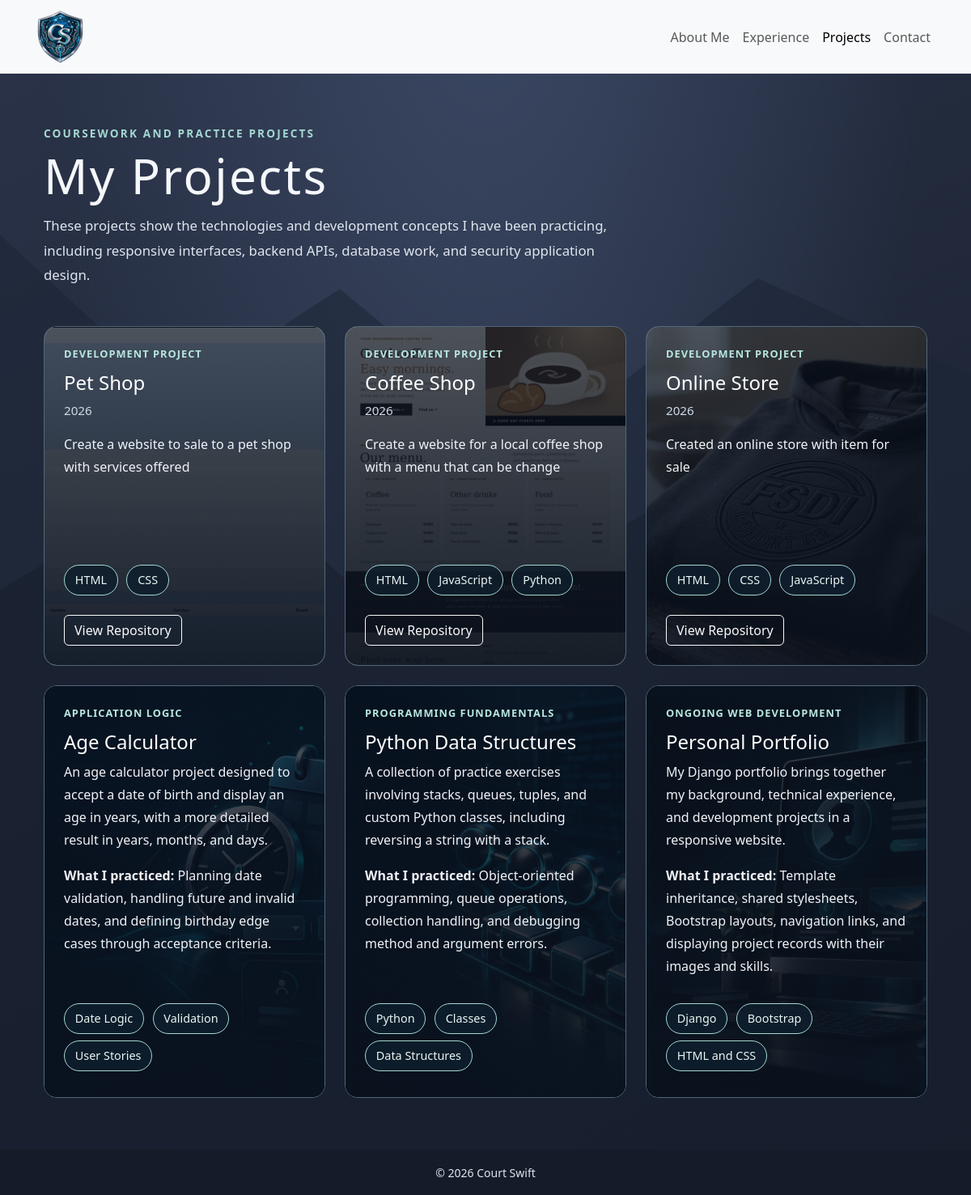
/projects/, run on the app's committed database.
### projects/models.py (models this page shows, shortened)
class Project(models.Model):
  name = models.CharField(max_length=50)
  description = models.TextField()
  year = models.IntegerField()
  image = models.ImageField(upload_to='projectsimg/')
  repository = models.URLField
  skills = models.ManyToManyField('Skill')

class Skill(models.Model):
  name = models.CharField(max_length= 50)

### projects/views.py (the view)
# urls.py: path('projects/', views.projects_view, name="projects"),
def projects_view(request):
  projects_list = models.Project.objects.all().order_by('-year') #All files
  context = {"projects": projects_list}
  return render(request, 'projects/projects.html', context)

### templates/projects/projects.html (shortened to what this page needs)
{% extends "base.html" %}
{% load static %}
{% block content %}
<section aria-labelledby="projects-title">
    <div class="container px-4">
    <header class="mb-5">
        <p class="about-eyebrow mb-2">
        Coursework and Practice Projects
        </p>
        <h1 id="projects-title" class="about-name">
        My Projects
        </h1>
        <p class="about-text">
        These projects show the technologies and development
        concepts I have been practicing, including responsive
        interfaces, backend APIs, database work, and security
        application design.
        </p>
    </header>
    <div class="row row-cols-1 row-cols-md-2 row-cols-xl-3 g-4">
        {% for project in projects %}
    <div class="col">
        <article class="card project-card h-100">
{% if project.name == "Pet Shop" %}
    <img
        src="{% static 'img/Pet_Salon.png' %}"
        class="project-background"
        alt=""
        loading="lazy">
{% elif project.image %}
    <img
        src="{{ project.image.url }}"
        class="project-background"
        alt=""
        loading="lazy">
{% endif %}
            <div class="project-overlay" aria-hidden="true"></div>
            <div class="card-body project-content d-flex flex-column">
                <p class="project-category">
                Development Project
                </p>
                <h2 class="card-title h4">
                {{ project.name }}
                </h2>
                <p class="project-year">
                {{ project.year }}
                </p>
                <p class="card-text">
                {{ project.description }}
                </p>
            <div class="mt-auto pt-3">
                <div class="mb-3">
                    {% for skill in project.skills.all %}
                    <span class="about-skill">
                        {{ skill.name }}
                    </span>
        {% endfor %}
                </div>
                {% if project.repository %}
                    <a
                    href="{{ project.repository }}"
                    class="btn btn-outline-light"
                    target="_blank"
                    rel="noopener noreferrer"
                    aria-label="View {{ project.name }} repository">
                    View Repository
                    </a>
                {% endif %}
            </div>
            </div>
        </article>
        </div>
    {% empty %}
        <div class="col">
            <p class="about-text">
            Project examples will appear here once they are added.
            </p>
        </div>
    {% endfor %}
<div class="col">
    <article class="card project-card h-100">
    <img
        src="{% static 'img/age-calculator.png' %}"
        class="project-background"
        alt=""
        loading="lazy">
    <div class="project-overlay" aria-hidden="true"></div>
    <div class="card-body project-content d-flex flex-column">
        <p class="project-category">Application Logic</p>
        <h2 class="card-title h4">Age Calculator</h2>
        <p class="card-text">
        An age calculator project designed to accept a date of
        birth and display an age in years, with a more detailed
        result in years, months, and days.
        </p>
        <p class="card-text">
        <strong>What I practiced:</strong>
        Planning date validation, handling future and invalid
        dates, and defining birthday edge cases through
        acceptance criteria.
        </p>
    <div class="mt-auto pt-3">
        <span class="about-skill">Date Logic</span>
        <span class="about-skill">Validation</span>
        <span class="about-skill">User Stories</span>
    </div>
    </div>
    </article>
</div>
<div class="col">
    <article class="card project-card h-100">
    <img
        src="{% static 'img/python-data-structures.png' %}"
        class="project-background"
        alt=""
        loading="lazy">
    <div class="project-overlay" aria-hidden="true"></div>
    <div class="card-body project-content d-flex flex-column">
        <p class="project-category">Programming Fundamentals</p>
        <h2 class="card-title h4">Python Data Structures</h2>
        <p class="card-text">
        A collection of practice exercises involving stacks,
        queues, tuples, and custom Python classes, including
        reversing a string with a stack.
        </p>
        <p class="card-text">
        <strong>What I practiced:</strong>
        Object-oriented programming, queue operations,
        collection handling, and debugging method and
        argument errors.
        </p>
    <div class="mt-auto pt-3">
        <span class="about-skill">Python</span>
        <span class="about-skill">Classes</span>
        <span class="about-skill">Data Structures</span>
    </div>
    </div>
    </article>
</div>
<div class="col">
    <article class="card project-card h-100">
    <img
        src="{% static 'img/personal-portfolio.png' %}"
        class="project-background"
        alt=""
        loading="lazy">
    <div class="project-overlay" aria-hidden="true"></div>
    <div class="card-body project-content d-flex flex-column">
        <p class="project-category">Ongoing Web Development</p>
        <h2 class="card-title h4">Personal Portfolio</h2>
        <p class="card-text">
        My Django portfolio brings together my background,
        technical experience, and development projects in
        a responsive website.
        </p>
        <p class="card-text">
        <strong>What I practiced:</strong>
        Template inheritance, shared stylesheets, Bootstrap
        layouts, navigation links, and displaying project
        records with their images and skills.
        </p>
    <div class="mt-auto pt-3">
        <span class="about-skill">Django</span>
        <span class="about-skill">Bootstrap</span>
        <span class="about-skill">HTML and CSS</span>
    </div>
</div>
    </article>
</div>
    </div>
    </div>
</section>
{% endblock content %}

### templates/base.html (shortened to what this page needs)
{% load static %}
<!DOCTYPE html>
<html lang="en">
<head>
  <link
    href="https://cdn.jsdelivr.net/npm/bootstrap@5.3.8/dist/css/bootstrap.min.css"
    rel="stylesheet"
>
  <link rel="stylesheet" href="{% static 'css/styles.css' %}">
</head>
<body class="d-flex flex-column min-vh-100">
  <header>
    <nav class="navbar navbar-expand-lg bg-body-tertiary">
      <div class="container">
        <a class="navbar-brand" href="{% url 'about_me' %}">
          <img src="{% static 'img/CS-shield.png' %}" class="navbar-shield" alt="Courtney Swift — About Me"
  >
        </a>
        <div class="collapse navbar-collapse" id="navbarNav">
          <ul class="navbar-nav ms-auto">
            <li class="nav-item">
              <a
                class="nav-link {% if request.resolver_match.url_name == 'about_me' %}active{% endif %}"
                href="{% url 'about_me' %}"
              >
                About Me
              </a>
            </li>
            <li class="nav-item">
              <a
                class="nav-link {% if request.resolver_match.url_name == 'experience' %}active{% endif %}"
                href="{% url 'experience' %}"
              >
                Experience
              </a>
            </li>
            <li class="nav-item">
              <a
                class="nav-link {% if request.resolver_match.url_name == 'projects' %}active{% endif %}"
                {% if request.resolver_match.url_name == 'projects' %}aria-current="page"{% endif %}
                href="{% url 'projects' %}"
              >
                Projects
              </a>
            </li>
            <li class="nav-item">
              <a
                class="nav-link {% if request.resolver_match.url_name == 'contact' %}active{% endif %}"
                href="{% url 'contact' %}"
              >
                Contact
              </a>
            </li>
          </ul>
        </div>
      </div>
    </nav>
  </header>
  <main class="portfolio-page flex-grow-1">
    {% block content %}
    {% endblock content %}
  </main>
  <footer class="portfolio-footer text-center py-3">
    <small>© {% now "Y" %} Court Swift</small>
  </footer>
</body>
</html>

### static/css/styles.css (style rules this page uses)
.portfolio-page { --name-size: clamp(2rem, 5vw, 3.8rem); --photo-size: 320px; position: relative; isolation: isolate; overflow: hidden; padding: 4rem 0; color: #f5f7fb; background: radial-gradient( ellipse at 50% -20%, #3c4965 0%, transparent 65% ), linear-gradient(150deg, #293247, #171d2b); }
.portfolio-page::before, .portfolio-page::after { content: ""; position: absolute; inset: 0; z-index: -1; pointer-events: none; }
.portfolio-page::before { background: #1c2636; opacity: 0.55; clip-path: polygon( 0 15%, 18% 30%, 35% 20%, 55% 35%, 78% 19%, 100% 28%, 100% 100%, 0 100% ); }
.portfolio-page::after { background: #151c29; opacity: 0.45; clip-path: polygon( 0 48%, 22% 36%, 43% 53%, 70% 39%, 100% 52%, 100% 100%, 0 100% ); }
.about-eyebrow { color: #a3d8d1; font-size: 0.85rem; font-weight: 600; letter-spacing: 0.16em; text-transform: uppercase; }
.about-name { margin-bottom: 0.75rem; font-size: var(--name-size); font-weight: 300; line-height: 1.15; letter-spacing: 0.04em; }
.about-text { max-width: 720px; color: #e0e6ef; font-size: 1.05rem; line-height: 1.8; overflow-wrap: anywhere; }
.about-skill { display: inline-block; margin: 0 0.4rem 0.5rem 0; padding: 0.45rem 0.8rem; border: 1px solid #719992; border-radius: 50rem; color: #e8f6f3; font-size: 0.9rem; background: rgba(137, 198, 191, 0.08); }
.portfolio-footer { background: #151c29; color: #e0e6ef; }
.navbar-shield { display: block; width: 65px; height: auto; }
.project-card { background: #202c3d; color: #e0e6ef; border: 1px solid #51677b; border-radius: 1rem; overflow-wrap: anywhere; }
.project-card .card-body { padding: 1.5rem; }
.project-card .card-title { color: #ffffff; margin-bottom: 1rem; }
.project-card .card-text { line-height: 1.75; }
.project-category { color: #a3d8d1; font-size: 0.8rem; font-weight: 600; letter-spacing: 0.08em; text-transform: uppercase; margin-bottom: 0.75rem; }
.project-card { position: relative; isolation: isolate; overflow: hidden; min-height: 420px; background: #202c3d; color: #ffffff; border: 1px solid #51677b; border-radius: 1rem; }
.project-background { position: absolute; inset: 0; width: 100%; height: 100%; object-fit: cover; object-position: center; z-index: -2; }
.project-overlay { position: absolute; inset: 0; z-index: -1; background: linear-gradient( to bottom, rgba(10, 18, 30, 0.72), rgba(10, 18, 30, 0.94) ); }
.project-content { padding: 1.5rem; overflow-wrap: anywhere; }
.project-card .card-title { color: #ffffff; margin-bottom: 0.5rem; }
.project-card .card-text { color: #f0f3f8; line-height: 1.75; }
.project-category { color: #b8e7df; font-size: 0.8rem; font-weight: 600; letter-spacing: 0.08em; text-transform: uppercase; margin-bottom: 0.75rem; }
.project-year { color: #d0dbe7; font-size: 0.95rem; margin-bottom: 1rem; }
.project-card .about-skill { background: rgba(15, 30, 45, 0.85); border-color: #a3d8d1; }

### data on the page
Project: name "Pet Shop", year "2026", description "Create a website to sale to a pet shop with services offered"
Skill: name "HTML"
Skill: name "CSS"
Project: image (picture), name "Coffee Shop", year "2026", description "Create a website for a local coffee shop with a menu that can be change"
Skill: name "JavaScript"
Skill: name "Python"
Project: image (picture), name "Online Store", year "2026", description "Created an online store with item for sale"
